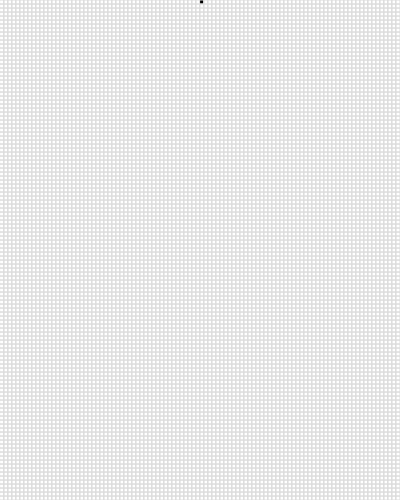
Frame 1 (no input)
Frame 2 (the mouse pressed at the canvas centre, redrawn once): identical to frame 1, image omitted

The p5.js sketch that drew this single still picture (run headless with seeded random() and noise() and a simulated clock; the mouse was pressed at the canvas centre and the sketch redrawn once):

// p5.js sketch
// ── sketch.js


let ruleNum = 30;
let sz = 4;
let rules;
let lineIdx = 0;
let matrix

function setup() {
  createCanvas(400, 500);
  background(255);
  noLoop();
  matrix = new Grid(4,0);
  //return;
  //console.log(matrix.cols/2);
  matrix.cells[50][0] = 1;
  //matrix[floor(matrix[0].length/2)][0] = 1;
  //console.log(matrix[0].reduce((a,c) => a + '' + c));
  rules = decToBin(ruleNum);
}

function mouseClicked() {
  console.log('len'+matrix[lineIdx].length);
  // evaluate rules in next, then swap grids
  ++lineIdx;
    console.log('len'+matrix[lineIdx].length);

  for (let i = 0; i < matrix[lineIdx-1].length; i++) {
    let left = matrix[lineIdx-1][(i - 1 + grid.length) % grid.length];
    let center = matrix[lineIdx-1][i];
    let right = matrix[lineIdx-1][(i + 1) % grid.length];
  
    matrix[lineIdx][i] = doRule(left, center, right);
    if (left||center||right) console.log('val',matrix[lineIdx][i]);
    //if (matrix[lineIdx][i]) console.log('hit');
  }
  console.log(matrix[lineIdx].reduce((a,c) => a + '' + c));
}

function doRule(left, center, right) {
  let res = -1;
  if (left === 1 && center === 1 && right === 1) res = rules[0];
  if (left === 1 && center === 1 && right === 0) res = rules[1];
  if (left === 1 && center === 0 && right === 1) res = rules[2];
  if (left === 1 && center === 0 && right === 0) res = rules[3];
  if (left === 0 && center === 1 && right === 1) res = rules[4];
  if (left === 0 && center === 1 && right === 0) res = rules[5];
  if (left === 0 && center === 0 && right === 1) res = rules[6];
  if (left === 0 && center === 0 && right === 0) res = rules[7];
  return parseInt(res);
}

function draw() {
  background(255);
  matrix.draw();
}

function drawx() {
  //step();
  background(255);
  let s = '';
  for (let i = 0; i < matrix.length; i++) {
    let i = 0;
    for (let j = 0; j < matrix[i].length; j++) {
      if (matrix[0][j] === 1) {
        //console.log('hit'+j,i)
        fill(0);
        square(j * sz, i*sz, sz);
      }
    }
  }
  //if (matrix[1][0]) console.log(s);
}

function drawX() {
  step();
  for (let i = 0; i < grid.length; i++) {
    if (grid[i] === 1) {
      fill(0);
      square(i * sz, y, sz);
    }
  }
}

function decToBin(num) {
  let bin = Number(ruleNum).toString(2);
  while (bin.length < 8) bin = "0" + bin;
  return bin;
}


// ── grid.js
class Grid {
  constructor(cellSize = 4, val = 0) {
    this.cellSize = cellSize;
    this.cols = floor(width / cellSize);
    this.rows = floor(height / cellSize);
    this.cells = [...Array(this.cols)].map((y) =>
      Array(this.rows).fill(val)
    );
    console.log(this);
  }
  draw() {
    for (let y = 0; y < this.rows; y++) {
      for (let x = 0; x < this.cols; x++) {
        noFill();
        stroke(220);
        if (this.cells[x][y]) fill(0);
        square(x * this.cellSize, y * this.cellSize, this.cellSize);
      }
    }
  }
}
